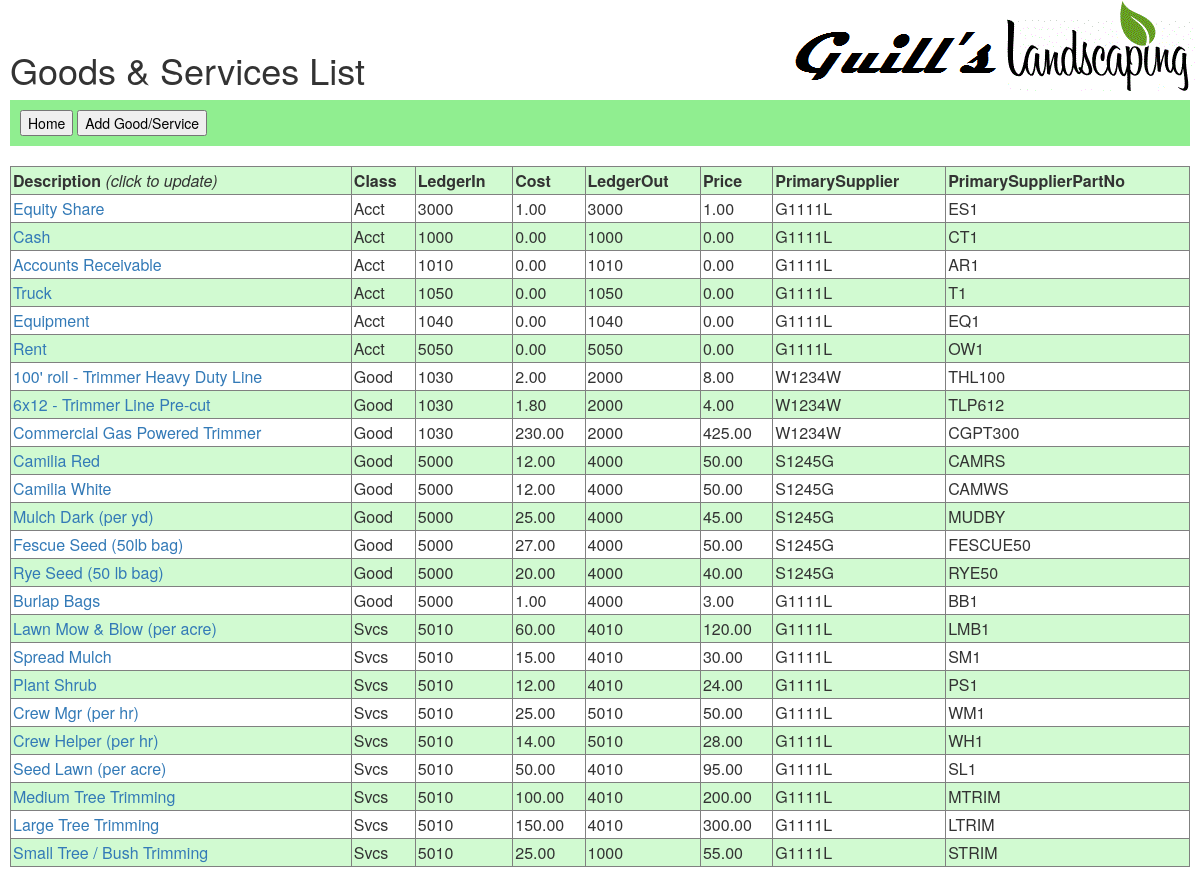
The app's page /hort/gs_list/ (signed in) with its own data.
### hort/models.py (models this page shows, shortened)
class GoodAndServices(models.Model):
    GOOD = 'Good'
    SERVICES = 'Svcs'
    ACCOUNTING = 'Acct'
    CLASS_CHOICES = ((GOOD, 'Good'), (SERVICES, 'Svcs'),(ACCOUNTING, 'Acct'),)
    L_ITER = [ ( p[0], '{0} - {1}'.format( p[0], p[1] ),) for p in LedgerAcct.objects.values_list('LedgerAcctNum', 'LedgerAcctTxt') ]
    SUPPLIERS = Customer.objects.filter(Q(Relationship='SUP') | Q(Relationship='OWN')).values_list('CustID', 'LastName')
    Description = models.CharField(max_length=50)
    Class = models.CharField(max_length=12, choices=CLASS_CHOICES)
    LedgerIn = models.IntegerField(default=0, choices=L_ITER)   #FK to LedgerAcct?
    Cost = models.DecimalField(max_digits=14, decimal_places=2, default=0.00)
    LedgerOut = models.IntegerField(default=0, choices=L_ITER)   #FK to LedgerAcct?
    Price = models.DecimalField(max_digits=14, decimal_places=2, default=0.00)
    PrimarySupplier = models.CharField(max_length=50, choices=SUPPLIERS)
    PrimarySupplierPartNo = models.CharField(max_length=20, blank=True)

### hort/views.py (the view)
@login_required
def gs_list(request):
    gs_list = GoodAndServices.objects.order_by('Class')
    context = {'gs_list': gs_list}
    return render(request, 'hort/gs_list.html', context)

### hort/templates/hort/gs_list.html (shortened to what this page needs)
{% load staticfiles %}
<link href="{% static 'bootstrap/css/bootstrap.css' %}" rel="stylesheet" type="text/css"/>
<link rel="stylesheet" type="text/css" href="{% static 'hort/style.css' %}" />
<h1>Goods & Services List</h1>
<div style="background-color:lightgreen; color:black; padding:10px;">
<button type="button" onclick="location.href='/hort/'">Home</button>
<button type="button" onclick="location.href='/hort/gs_detail/0/'">Add Good/Service</button>
</div>
<body style="margin:10px;">
<br>
{% if gs_list %}
 	<table border="1" style="width:100%">
	<tr>
		<td><b>Description</b> <i>(click to update)</i></td>
		<td><b>Class</b></td>
		<td><b>LedgerIn</b></td>
		<td><b>Cost</b></td>
		<td><b>LedgerOut</b></td>
		<td><b>Price</b></td>
		<td><b>PrimarySupplier</b></td>
		<td><b>PrimarySupplierPartNo</b></td>
	</tr>
    {% for gs_item in gs_list %}
        <tr>
		    <td><a href="/hort/gs_detail/{{ gs_item.id }}/">{{ gs_item.Description }}</a></td>
		    <td>{{ gs_item.Class }}</td>
			<td>{{ gs_item.LedgerIn }}</td>
			<td>{{ gs_item.Cost }}</td>
			<td>{{ gs_item.LedgerOut }}</td>
			<td>{{ gs_item.Price }}</td>
			<td>{{ gs_item.PrimarySupplier }}</td>
			<td>{{ gs_item.PrimarySupplierPartNo }}</td>
	    </tr>
    {% endfor %}
	</table>
{% else %}
    <p>No goods or services are available.</p>
{% endif %}
</body>

### hort/static/hort/style.css (style rules this page uses)
body { background: white url("images/hort.gif") no-repeat right top; }
td { padding: 2; vertical-align: top; }
tr:nth-child(odd) { background-color: hsl(120, 80%, 90%); }

### records on screen
GoodAndServices: Description "Equity Share", Class "Acct", LedgerIn "3000", Cost "1.00", LedgerOut "3000", Price "1.00", PrimarySupplier "G1111L", PrimarySupplierPartNo "ES1"
GoodAndServices: Description "Cash", Class "Acct", LedgerIn "1000", Cost "0.00", LedgerOut "1000", Price "0.00", PrimarySupplier "G1111L", PrimarySupplierPartNo "CT1"
GoodAndServices: Description "Accounts Receivable", Class "Acct", LedgerIn "1010", Cost "0.00", LedgerOut "1010", Price "0.00", PrimarySupplier "G1111L", PrimarySupplierPartNo "AR1"
GoodAndServices: Description "Truck", Class "Acct", LedgerIn "1050", Cost "0.00", LedgerOut "1050", Price "0.00", PrimarySupplier "G1111L", PrimarySupplierPartNo "T1"
GoodAndServices: Description "Equipment", Class "Acct", LedgerIn "1040", Cost "0.00", LedgerOut "1040", Price "0.00", PrimarySupplier "G1111L", PrimarySupplierPartNo "EQ1"
GoodAndServices: Description "Rent", Class "Acct", LedgerIn "5050", Cost "0.00", LedgerOut "5050", Price "0.00", PrimarySupplier "G1111L", PrimarySupplierPartNo "OW1"
GoodAndServices: Description "100' roll - Trimmer Heavy Duty Line", Class "Good", LedgerIn "1030", Cost "2.00", LedgerOut "2000", Price "8.00", PrimarySupplier "W1234W", PrimarySupplierPartNo "THL100"
GoodAndServices: Description "6x12 - Trimmer Line Pre-cut", Class "Good", LedgerIn "1030", Cost "1.80", LedgerOut "2000", Price "4.00", PrimarySupplier "W1234W", PrimarySupplierPartNo "TLP612"
GoodAndServices: Description "Commercial Gas Powered Trimmer", Class "Good", LedgerIn "1030", Cost "230.00", LedgerOut "2000", Price "425.00", PrimarySupplier "W1234W", PrimarySupplierPartNo "CGPT300"
GoodAndServices: Description "Camilia Red", Class "Good", LedgerIn "5000", Cost "12.00", LedgerOut "4000", Price "50.00", PrimarySupplier "S1245G", PrimarySupplierPartNo "CAMRS"
GoodAndServices: Description "Camilia White", Class "Good", LedgerIn "5000", Cost "12.00", LedgerOut "4000", Price "50.00", PrimarySupplier "S1245G", PrimarySupplierPartNo "CAMWS"
GoodAndServices: Description "Mulch Dark (per yd)", Class "Good", LedgerIn "5000", Cost "25.00", LedgerOut "4000", Price "45.00", PrimarySupplier "S1245G", PrimarySupplierPartNo "MUDBY"
GoodAndServices: Description "Fescue Seed (50lb bag)", Class "Good", LedgerIn "5000", Cost "27.00", LedgerOut "4000", Price "50.00", PrimarySupplier "S1245G", PrimarySupplierPartNo "FESCUE50"
GoodAndServices: Description "Rye Seed (50 lb bag)", Class "Good", LedgerIn "5000", Cost "20.00", LedgerOut "4000", Price "40.00", PrimarySupplier "S1245G", PrimarySupplierPartNo "RYE50"
GoodAndServices: Description "Burlap Bags", Class "Good", LedgerIn "5000", Cost "1.00", LedgerOut "4000", Price "3.00", PrimarySupplier "G1111L", PrimarySupplierPartNo "BB1"
GoodAndServices: Description "Lawn Mow & Blow (per acre)", Class "Svcs", LedgerIn "5010", Cost "60.00", LedgerOut "4010", Price "120.00", PrimarySupplier "G1111L", PrimarySupplierPartNo "LMB1"
GoodAndServices: Description "Spread Mulch", Class "Svcs", LedgerIn "5010", Cost "15.00", LedgerOut "4010", Price "30.00", PrimarySupplier "G1111L", PrimarySupplierPartNo "SM1"
GoodAndServices: Description "Plant Shrub", Class "Svcs", LedgerIn "5010", Cost "12.00", LedgerOut "4010", Price "24.00", PrimarySupplier "G1111L", PrimarySupplierPartNo "PS1"
GoodAndServices: Description "Crew Mgr (per hr)", Class "Svcs", LedgerIn "5010", Cost "25.00", LedgerOut "5010", Price "50.00", PrimarySupplier "G1111L", PrimarySupplierPartNo "WM1"
GoodAndServices: Description "Crew Helper (per hr)", Class "Svcs", LedgerIn "5010", Cost "14.00", LedgerOut "5010", Price "28.00", PrimarySupplier "G1111L", PrimarySupplierPartNo "WH1"
GoodAndServices: Description "Seed Lawn (per acre)", Class "Svcs", LedgerIn "5010", Cost "50.00", LedgerOut "4010", Price "95.00", PrimarySupplier "G1111L", PrimarySupplierPartNo "SL1"
GoodAndServices: Description "Medium Tree Trimming", Class "Svcs", LedgerIn "5010", Cost "100.00", LedgerOut "4010", Price "200.00", PrimarySupplier "G1111L", PrimarySupplierPartNo "MTRIM"
GoodAndServices: Description "Large Tree Trimming", Class "Svcs", LedgerIn "5010", Cost "150.00", LedgerOut "4010", Price "300.00", PrimarySupplier "G1111L", PrimarySupplierPartNo "LTRIM"
GoodAndServices: Description "Small Tree / Bush Trimming", Class "Svcs", LedgerIn "5010", Cost "25.00", LedgerOut "1000", Price "55.00", PrimarySupplier "G1111L", PrimarySupplierPartNo "STRIM"
